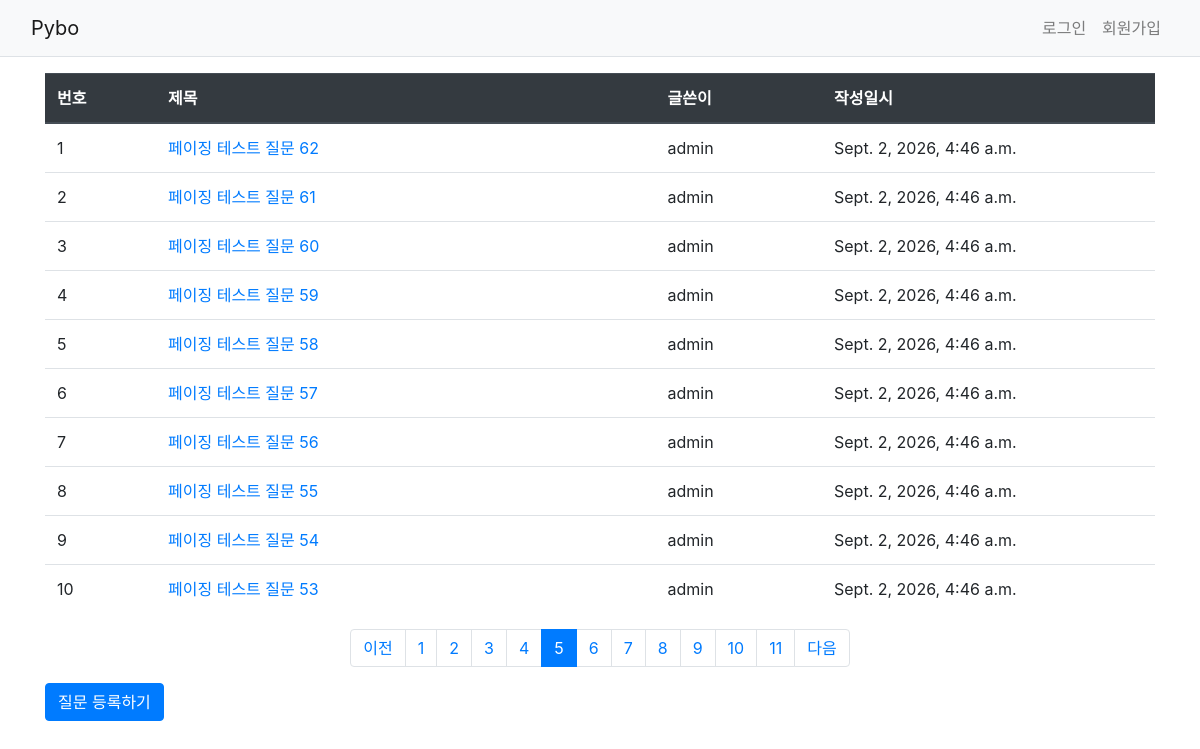
The app's page /pybo/?page=5 with its own data.
### pybo/models.py (models this page shows, shortened)
class Question(models.Model):
    author = models.ForeignKey(
        User,
        on_delete=models.CASCADE,
        related_name='author_question',
    )
    subject = models.CharField(
        max_length=200,
    )
    content = models.TextField()
    create_date = models.DateTimeField()
    modify_date = models.DateTimeField(
        null=True,
        blank=True,
    )
    voter = models.ManyToManyField(
        User,
        related_name='voter_question',
        blank=True,
    )

### pybo/views/base_views.py (the view)
def index(request):
    page = request.GET.get('page', '1')
    question_list = Question.objects.order_by('-create_date')
    paginator = Paginator(question_list, 10)
    page_obj = paginator.get_page(page)
    context = {
        'question_list': page_obj,
    }
    return render(
        request,
        'pybo/question_list.html',
        context,
    )

### templates/pybo/question_list.html (shortened to what this page needs)
{% extends 'base.html' %}
{% block content %}
<div class="container my-3">
    <table class="table">
        <thead>
            <tr class="thead-dark">
                <th style="width: 10%;">번호</th>
                <th style="width: 45%;">제목</th>
                <th style="width: 15%;">글쓴이</th>
                <th style="width: 30%;">작성일시</th>
            </tr>
        </thead>
    <tbody>
        {% if question_list %}
            {% for question in question_list %}
            <tr>
                <td>{{ forloop.counter }}</td>
                <td>
                    <a href="{% url 'pybo:detail' question.id %}">
                        {{ question.subject }}
                    </a>
                </td>
                <td>
                    {{ question.author.username }}
                </td>
                <td>{{ question.create_date }}</td>
            </tr>
            {% endfor %}
        {% else %}
            <tr>
                <td colspan="4">
                    질문이 없습니다.
                </td>
            </tr>
        {% endif %}
        </tbody>
    </table>
    <ul class="pagination justify-content-center">
        {% if question_list.has_previous %}
        <li class="page-item">
            <a class="page-link"
               href="?page={{ question_list.previous_page_number }}">
                이전
            </a>
        </li>
        {% else %}
        <li class="page-item disabled">
            <a class="page-link" href="#">
                이전
            </a>
        </li>
        {% endif %}
        {% for page_number in question_list.paginator.page_range %}
        <li class="page-item
                   {% if page_number == question_list.number %}active{% endif %}">
<a class="page-link"
               href="?page={{ page_number }}">
                {{ page_number }}
            </a>
        </li>
        {% endfor %}
        {% if question_list.has_next %}
        <li class="page-item">
            <a class="page-link"
               href="?page={{ question_list.next_page_number }}">
                다음
            </a>
        </li>
        {% else %}
        <li class="page-item disabled">
            <a class="page-link" href="#">
                다음
            </a>
        </li>
        {% endif %}
</ul>
<a href="{% url 'pybo:question_create' %}"
       class="btn btn-primary">
        질문 등록하기
    </a>
</div>
{% endblock %}

### records on screen
Question: subject "페이징 테스트 질문 62", author.username "admin", create_date "Sept. 2, 2026, 4:46 a.m."
Question: subject "페이징 테스트 질문 61", author.username "admin", create_date "Sept. 2, 2026, 4:46 a.m."
Question: subject "페이징 테스트 질문 60", author.username "admin", create_date "Sept. 2, 2026, 4:46 a.m."
Question: subject "페이징 테스트 질문 59", author.username "admin", create_date "Sept. 2, 2026, 4:46 a.m."
Question: subject "페이징 테스트 질문 58", author.username "admin", create_date "Sept. 2, 2026, 4:46 a.m."
Question: subject "페이징 테스트 질문 57", author.username "admin", create_date "Sept. 2, 2026, 4:46 a.m."
Question: subject "페이징 테스트 질문 56", author.username "admin", create_date "Sept. 2, 2026, 4:46 a.m."
Question: subject "페이징 테스트 질문 55", author.username "admin", create_date "Sept. 2, 2026, 4:46 a.m."
Question: subject "페이징 테스트 질문 54", author.username "admin", create_date "Sept. 2, 2026, 4:46 a.m."
Question: subject "페이징 테스트 질문 53", author.username "admin", create_date "Sept. 2, 2026, 4:46 a.m."

### other values on screen
{{ page_number }} "1" "2" "3" "4" "5" "6" "7" "8" "9" "10" "11"
